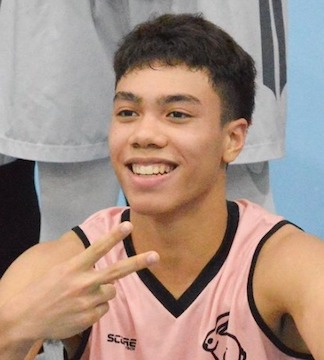
#> input picture images/BlasterID.jpg, 324 x 360 px
$ python Sobel_Filter.py
#> lines starting #> are read from the running program, lines starting #| are printed output that depends on the picture
import numpy as np
from scipy.signal import convolve2d
from skimage import io, img_as_float32, color
import matplotlib.pyplot as plt

def Convolve2D(image, kernel):

    # Flip kernel vertically and horizontally for convolution
    kernel = np.flipud(np.fliplr(kernel))

    # Get the dimensions of the image and kernel
    image_height, image_width = image.shape
    kernel_height, kernel_width = kernel.shape

    # Calculate the padding width
    pad_height = kernel_height // 2
    pad_width = kernel_width // 2

    # Pad the image to handle borders
    padded_image = np.pad(image, ((pad_height, pad_height), (pad_width, pad_width)), mode='constant', constant_values=0)

    # Prepare the output image
    output = np.zeros_like(image)

    # Perform convolution
    for i in range(image_height):
        for j in range(image_width):
            # Extract the region of interest
            region = padded_image[i:i + kernel_height, j:j + kernel_width]
            # Perform the convolution operation
            output[i, j] = np.sum(region * kernel)

    return output

# Load the image and convert it to float32
I = img_as_float32(io.imread('../images/BlasterID.jpg'))

# Convert the image to grayscale if it's in RGB
if I.ndim == 3:
    I_gray = color.rgb2gray(I)
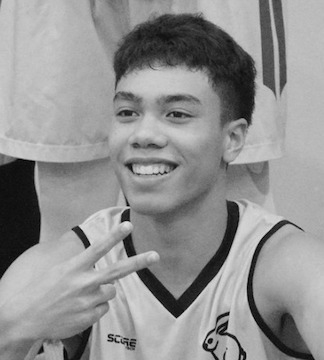
#> I_gray: shape (360, 324) float32; min 0.00113, max 0.882, mean 0.571

# Define the Sobel kernel (example for the x-direction)
sobelKernel = np.array([
    [1, 2, 1],
    [0, 0, 0],
    [-1, -2, -1]
])

# Perform convolutions
I_convolve = Convolve2D(I_gray, sobelKernel)
#> in Convolve2D, `padded_image = np.pad(image, ((pad_height, pad_height), (pad_width, pa..`:
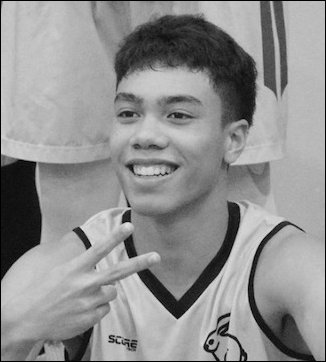
#> padded_image: shape (362, 326) float32; min 0, max 0.882, mean 0.564
#> after the loop in Convolve2D, `for i in range(image_height):`:
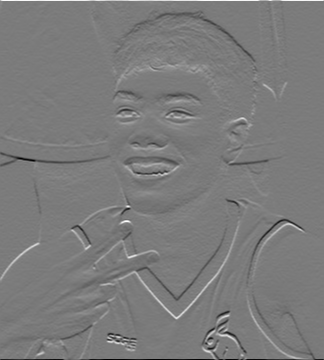
#> output: shape (360, 324) float32; min -3, max 3.18, mean -0.00111; drawn with min black and max white
I_full = convolve2d(I_gray, sobelKernel, mode='full')
I_same = convolve2d(I_gray, sobelKernel, mode='same')
I_valid = convolve2d(I_gray, sobelKernel, mode='valid')

# Create a figure and a set of subplots
fig, (ax1, ax2, ax3, ax4, ax5) = plt.subplots(1, 5, figsize=(12, 5))

ax1.imshow(I_gray, cmap='gray')
ax1.set_title('Gray image')
ax1.axis('off')

ax2.imshow(I_convolve, cmap='gray')
ax2.set_title('Manual convolution (padded)' )
ax2.axis('off')

ax3.imshow(I_full, cmap='gray')
ax3.set_title('full mode (padded)')
ax3.axis('off')

ax4.imshow(I_same, cmap='gray')
ax4.set_title('same mode (input image size)')
ax4.axis('off')

ax5.imshow(I_valid, cmap='gray')
ax5.set_title('valid mode (not padded)')
ax5.axis('off')

# Show the images
plt.tight_layout()
plt.show()
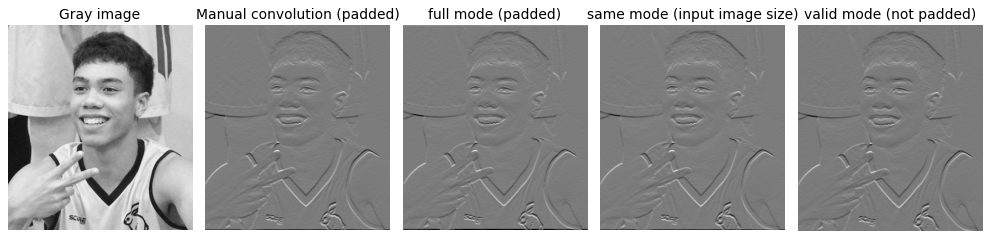
#> figure drawn by matplotlib, 5 panels

$ run again, with images/car_1024_768.jpg copied over images/BlasterID.jpg
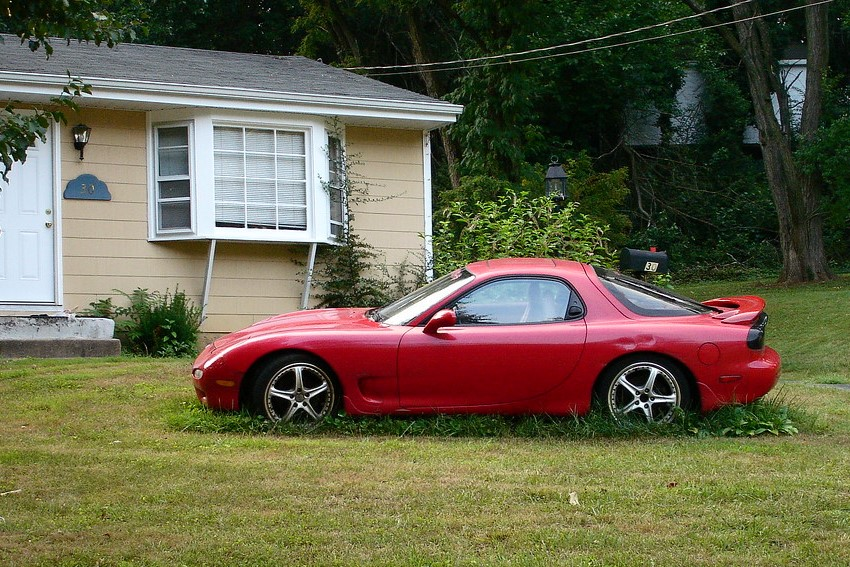
#> input picture images/car_1024_768.jpg, 850 x 567 px
#> in Convolve2D, `padded_image = np.pad(image, ((pad_height, pad_height), (pad_width, pa..`:
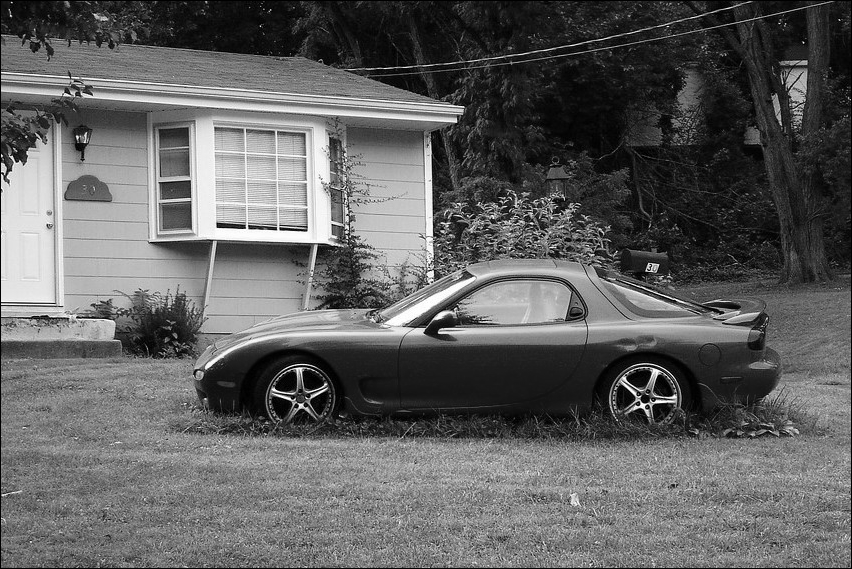
#> padded_image: shape (569, 852) float32; min 0, max 1, mean 0.382
#> after the loop in Convolve2D, `for i in range(image_height):`:
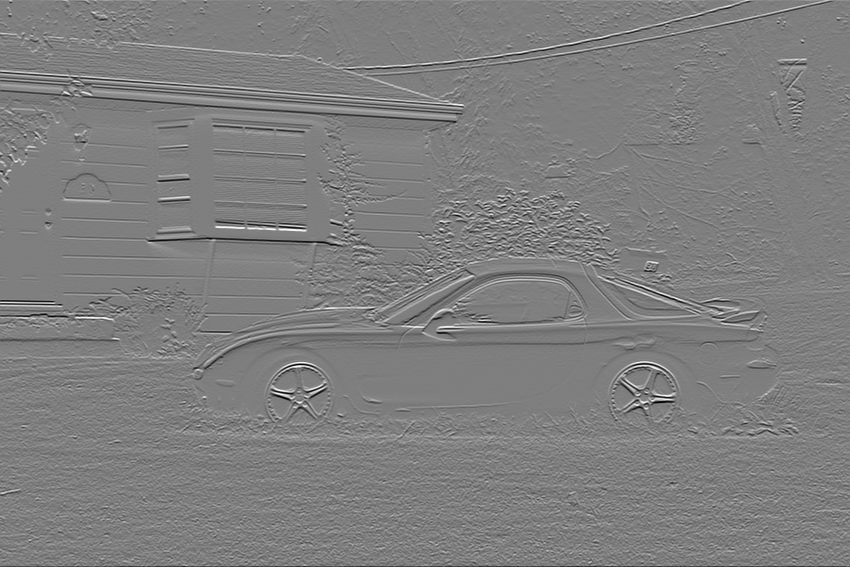
#> output: shape (567, 850) float32; min -3.92, max 3.96, mean 0.0023; drawn with min black and max white

$ run again, with images/cat_850_567.jpg copied over images/BlasterID.jpg
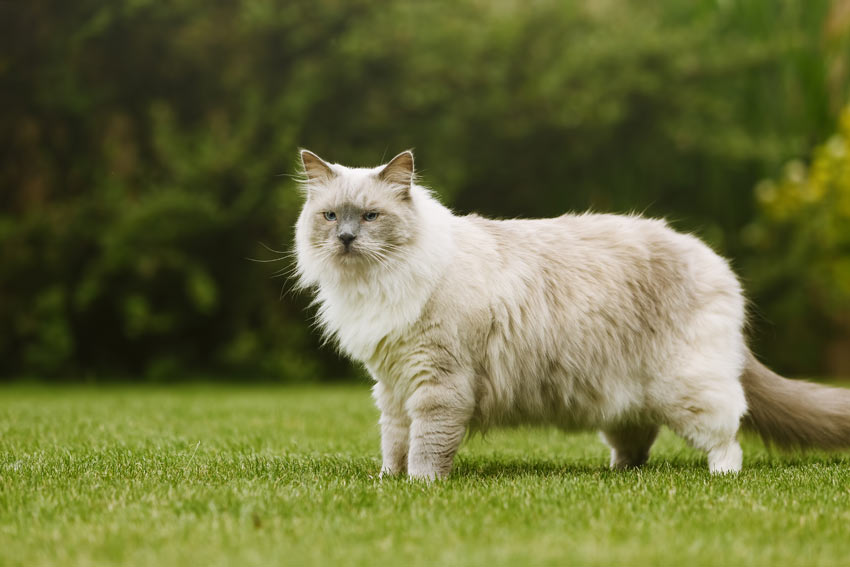
#> input picture images/cat_850_567.jpg, 850 x 567 px
#> `I_gray = color.rgb2gray(I)`:
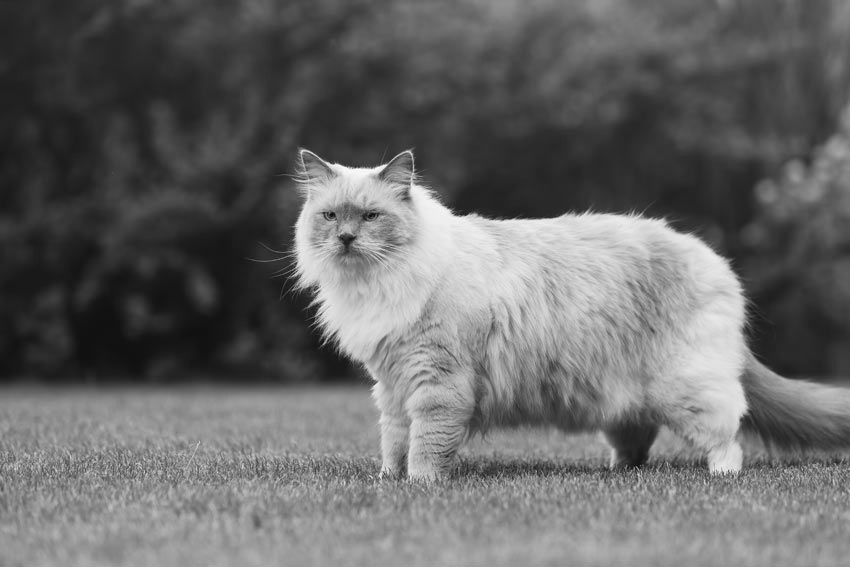
#> I_gray: shape (567, 850) float32; min 0.0266, max 0.999, mean 0.411
#> `I_valid = convolve2d(I_gray, sobelKernel, mode='valid')`:
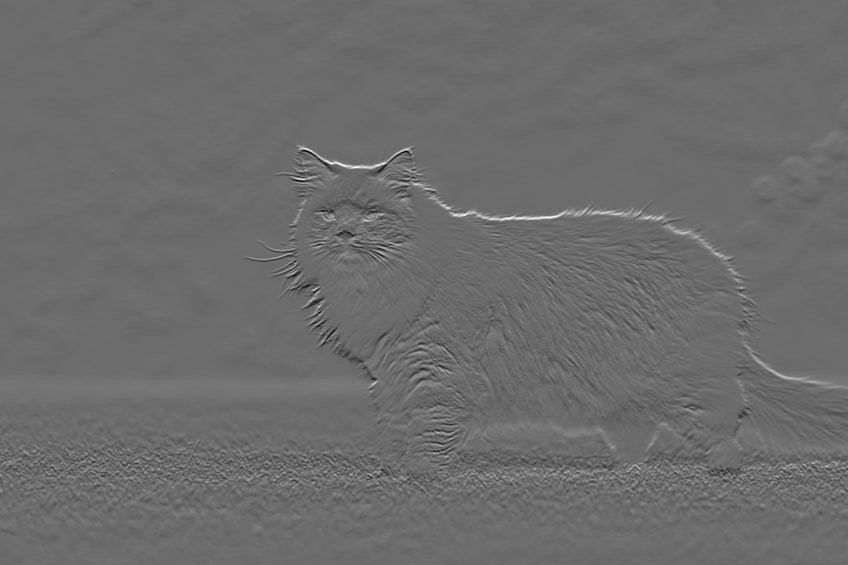
#> I_valid: shape (565, 848) float64; min -1.97, max 2.68, mean 0.00343; drawn with min black and max white
